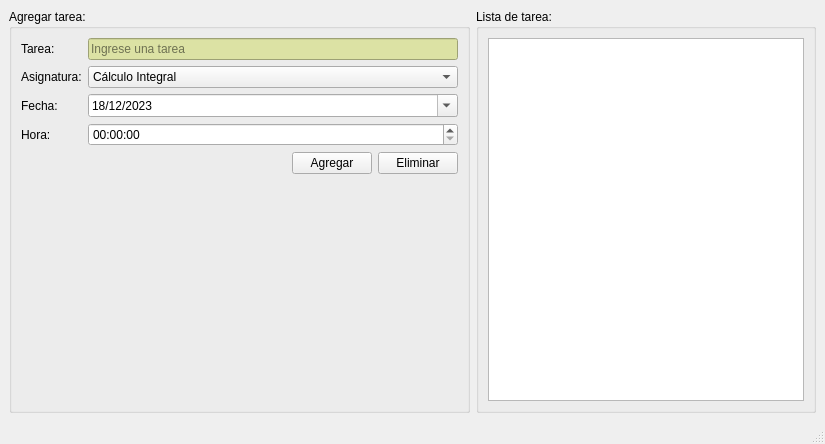
<?xml version="1.0" encoding="UTF-8"?>
<ui version="4.0">
 <class>Tasky</class>
 <widget class="QMainWindow" name="Tasky">
  <property name="geometry">
   <rect>
    <x>0</x>
    <y>0</y>
    <width>825</width>
    <height>444</height>
   </rect>
  </property>
  <property name="windowTitle">
   <string>Tasky</string>
  </property>
  <property name="windowIcon">
   <iconset resource="resources.qrc">
    <normaloff>:/Recursos/fecha-limite.png</normaloff>:/Recursos/fecha-limite.png</iconset>
  </property>
  <widget class="QWidget" name="centralwidget">
   <layout class="QHBoxLayout" name="horizontalLayout_3">
    <item>
     <widget class="QGroupBox" name="groupBox_2">
      <property name="title">
       <string>Agregar tarea:</string>
      </property>
      <layout class="QFormLayout" name="formLayout">
       <item row="0" column="0">
        <widget class="QLabel" name="label">
         <property name="text">
          <string>Tarea:</string>
         </property>
        </widget>
       </item>
       <item row="1" column="0">
        <widget class="QLabel" name="label_2">
         <property name="text">
          <string>Asignatura:</string>
         </property>
        </widget>
       </item>
       <item row="2" column="0">
        <widget class="QLabel" name="label_3">
         <property name="text">
          <string>Fecha:</string>
         </property>
        </widget>
       </item>
       <item row="1" column="1">
        <widget class="QComboBox" name="cmbasignatura">
         <item>
          <property name="text">
           <string>Cálculo Integral</string>
          </property>
         </item>
         <item>
          <property name="text">
           <string>Programación orientada a objetos</string>
          </property>
         </item>
         <item>
          <property name="text">
           <string>Fisica para ciencias de la computación</string>
          </property>
         </item>
         <item>
          <property name="text">
           <string>Electrotecnia</string>
          </property>
         </item>
         <item>
          <property name="text">
           <string>Estructura de datos</string>
          </property>
         </item>
         <item>
          <property name="text">
           <string>Ética</string>
          </property>
         </item>
        </widget>
       </item>
       <item row="2" column="1">
        <widget class="QDateEdit" name="datfecha">
         <property name="dateTime">
          <datetime>
           <hour>0</hour>
           <minute>0</minute>
           <second>0</second>
           <year>2023</year>
           <month>12</month>
           <day>18</day>
          </datetime>
         </property>
         <property name="minimumDate">
          <date>
           <year>2023</year>
           <month>9</month>
           <day>14</day>
          </date>
         </property>
         <property name="displayFormat">
          <string>d/M/yyyy</string>
         </property>
         <property name="calendarPopup">
          <bool>true</bool>
         </property>
        </widget>
       </item>
       <item row="3" column="1">
        <widget class="QTimeEdit" name="dthora">
         <property name="calendarPopup">
          <bool>true</bool>
         </property>
        </widget>
       </item>
       <item row="3" column="0">
        <widget class="QLabel" name="label_4">
         <property name="text">
          <string>Hora:</string>
         </property>
        </widget>
       </item>
       <item row="0" column="1">
        <widget class="QLineEdit" name="txtTarea">
         <property name="styleSheet">
          <string notr="true">background-color: rgb(220, 226, 164);</string>
         </property>
         <property name="text">
          <string/>
         </property>
         <property name="placeholderText">
          <string>Ingrese una tarea</string>
         </property>
        </widget>
       </item>
       <item row="4" column="1">
        <widget class="QWidget" name="widget" native="true">
         <layout class="QHBoxLayout" name="horizontalLayout">
          <property name="topMargin">
           <number>0</number>
          </property>
          <property name="rightMargin">
           <number>0</number>
          </property>
          <item>
           <spacer name="horizontalSpacer">
            <property name="orientation">
             <enum>Qt::Horizontal</enum>
            </property>
            <property name="sizeHint" stdset="0">
             <size>
              <width>195</width>
              <height>20</height>
             </size>
            </property>
           </spacer>
          </item>
          <item>
           <widget class="QPushButton" name="bpnagregar">
            <property name="text">
             <string>Agregar</string>
            </property>
           </widget>
          </item>
          <item>
           <widget class="QPushButton" name="btnEliminar">
            <property name="text">
             <string>Eliminar</string>
            </property>
           </widget>
          </item>
         </layout>
        </widget>
       </item>
      </layout>
     </widget>
    </item>
    <item>
     <widget class="QGroupBox" name="groupBox">
      <property name="title">
       <string>Lista de tarea:</string>
      </property>
      <layout class="QHBoxLayout" name="horizontalLayout_2">
       <item>
        <widget class="QTableWidget" name="tbltareas"/>
       </item>
      </layout>
     </widget>
    </item>
   </layout>
  </widget>
  <widget class="QMenuBar" name="menubar">
   <property name="geometry">
    <rect>
     <x>0</x>
     <y>0</y>
     <width>825</width>
     <height>21</height>
    </rect>
   </property>
  </widget>
  <widget class="QStatusBar" name="statusbar"/>
 </widget>
 <resources>
  <include location="resources.qrc"/>
 </resources>
 <connections/>
</ui>
